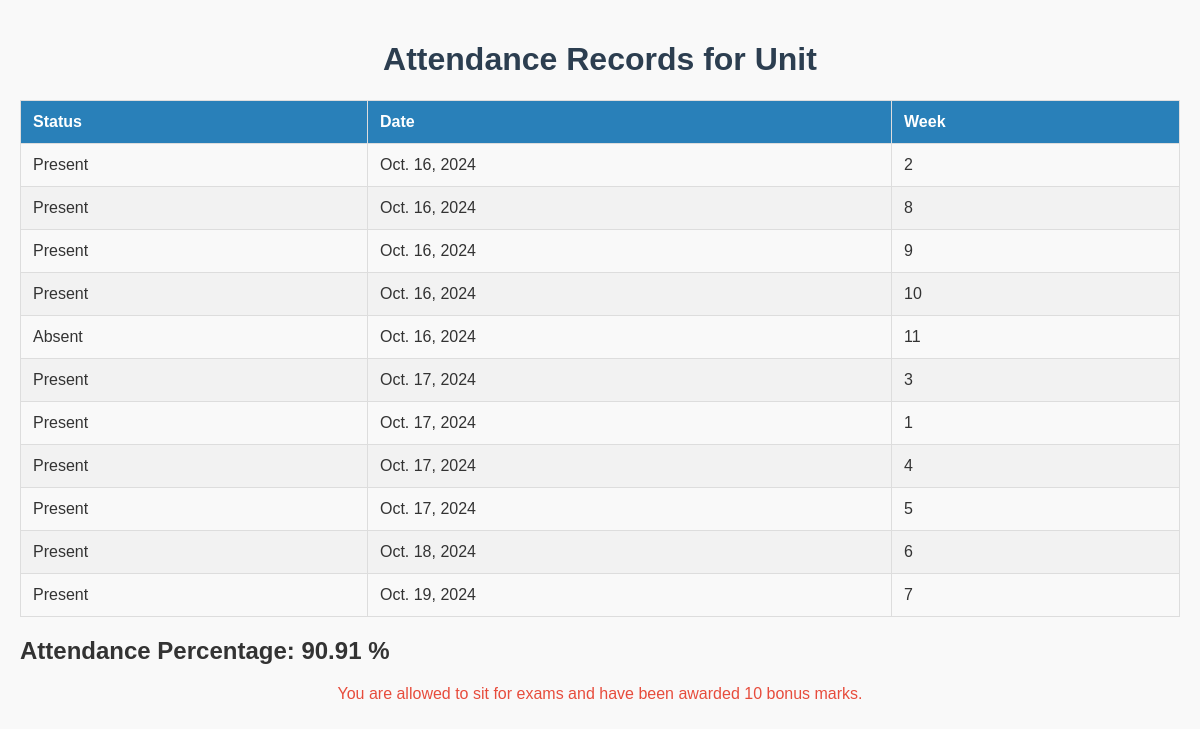
The page /attendance/1/ (signed in) on the database its author committed.
### attendance/models.py (models this page shows, shortened)
class Attendance(models.Model):
    student = models.ForeignKey(Student, on_delete=models.CASCADE)
    unit = models.ForeignKey(Unit, on_delete=models.CASCADE)
    week = models.CharField(max_length=50)  # Added week field to track attendance by week
    date = models.DateField(auto_now_add=True)
    present = models.BooleanField(default=False)

### attendance/views.py (the view)
# urls.py: path('attendance/<int:unit_id>/', views.unit_attendance, name='unit_attendance'),
def unit_attendance(request, unit_id):
    if request.user.is_authenticated:
        try:
            student_profile = StudentProfile.objects.get(user_name=request.user.username)
            student = Student.objects.get(profile=student_profile)
            attendance_records = Attendance.objects.filter(student=student, unit_id=unit_id)
            total_classes = attendance_records.count()  # Total number of attendance records
            attended_classes = attendance_records.filter(present=True).count()  # Count of attended classes
            attendance_percentage = (attended_classes / total_classes * 100) if total_classes > 0 else 0
            eligible_for_exams = attendance_percentage >= 60
            bonus_marks = 10 if eligible_for_exams else 0
            context = {
                'attendance_records': attendance_records,
                'unit_id': unit_id,  # You can use this in the template for unit details
                'attendance_percentage': attendance_percentage,
                'eligible_for_exams': eligible_for_exams,
                'bonus_marks': bonus_marks,
            }
            return render(request, 'unit_attendance.html', context)
        except StudentProfile.DoesNotExist:
            return render(request, 'unit_attendance.html', {'error': 'Student profile not found.'})
        except Student.DoesNotExist:
            return render(request, 'unit_attendance.html', {'error': 'Student not found.'})
    else:
        return render(request, 'unit_attendance.html', {'error': 'User not authenticated.'})

### templates/unit_attendance.html (shortened to what this page needs)
<!DOCTYPE html>
<html lang="en">
<head>
</head>
<body>
    <h1>Attendance Records for Unit</h1>
    {% if attendance_records %}
        <table>
            <thead>
                <tr>
                    <th>Status</th>
                    <th>Date</th>
                    <th>Week</th>
                </tr>
            </thead>
            <tbody>
                {% for record in attendance_records %}
                    <tr>
                        <td>{{ record.present|yesno:"Present,Absent" }}</td>
                        <td>{{ record.date }}</td>
                        <td>{{ record.week }}</td>
                    </tr>
                {% endfor %}
            </tbody>
        </table>
    {% else %}
        <p>No attendance records found for this unit.</p>
    {% endif %}
    <h2>Attendance Percentage: {{ attendance_percentage|floatformat:2 }} %</h2>
{% if eligible_for_exams %}
    <p>You are allowed to sit for exams and have been awarded {{ bonus_marks }} bonus marks.</p>
{% else %}
    <p>You are not eligible to sit for exams.</p>
{% endif %}
</body>
</html>

### templates/unit_attendance.html (style rules this page uses)
body { font-family: Arial, sans-serif; margin: 0; padding: 20px; background-color: #f9f9f9; color: #333; }
h1 { text-align: center; color: #2c3e50; }
table { width: 100%; border-collapse: collapse; margin-top: 20px; }
th, td { border: 1px solid #ddd; padding: 12px; text-align: left; }
th { background-color: #2980b9; color: white; }
tr:nth-child(even) { background-color: #f2f2f2; }
p { text-align: center; color: #e74c3c; }

### rows shown on the page
Attendance: present "Present", date "Oct. 16, 2024", week "2"
Attendance: present "Present", date "Oct. 16, 2024", week "8"
Attendance: present "Present", date "Oct. 16, 2024", week "9"
Attendance: present "Present", date "Oct. 16, 2024", week "10"
Attendance: present "Absent", date "Oct. 16, 2024", week "11"
Attendance: present "Present", date "Oct. 17, 2024", week "3"
Attendance: present "Present", date "Oct. 17, 2024", week "1"
Attendance: present "Present", date "Oct. 17, 2024", week "4"
Attendance: present "Present", date "Oct. 17, 2024", week "5"
Attendance: present "Present", date "Oct. 18, 2024", week "6"
Attendance: present "Present", date "Oct. 19, 2024", week "7"

### other values the page prints
{{ attendance_percentage|floatformat:2 }} "90.91"
{{ bonus_marks }} "10"
